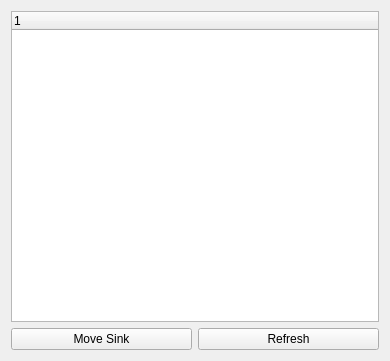
<?xml version="1.0" encoding="UTF-8"?>
<ui version="4.0">
 <class>MainWindow</class>
 <widget class="QMainWindow" name="MainWindow">
  <property name="geometry">
   <rect>
    <x>0</x>
    <y>0</y>
    <width>390</width>
    <height>361</height>
   </rect>
  </property>
  <property name="windowTitle">
   <string>MainWindow</string>
  </property>
  <widget class="QWidget" name="centralWidget">
   <layout class="QGridLayout" name="gridLayout">
    <item row="0" column="0">
     <layout class="QVBoxLayout" name="verticalLayout">
      <item>
       <widget class="QTreeWidget" name="treeWidget">
        <column>
         <property name="text">
          <string notr="true">1</string>
         </property>
        </column>
       </widget>
      </item>
      <item>
       <layout class="QHBoxLayout" name="horizontalLayout">
        <item>
         <widget class="QPushButton" name="btMove">
          <property name="text">
           <string>Move Sink</string>
          </property>
         </widget>
        </item>
        <item>
         <widget class="QPushButton" name="btReset">
          <property name="text">
           <string>Refresh</string>
          </property>
         </widget>
        </item>
       </layout>
      </item>
     </layout>
    </item>
   </layout>
  </widget>
  <widget class="QMenuBar" name="menuBar">
   <property name="geometry">
    <rect>
     <x>0</x>
     <y>0</y>
     <width>390</width>
     <height>23</height>
    </rect>
   </property>
  </widget>
 </widget>
 <layoutdefault spacing="6" margin="11"/>
 <resources/>
 <connections/>
</ui>
